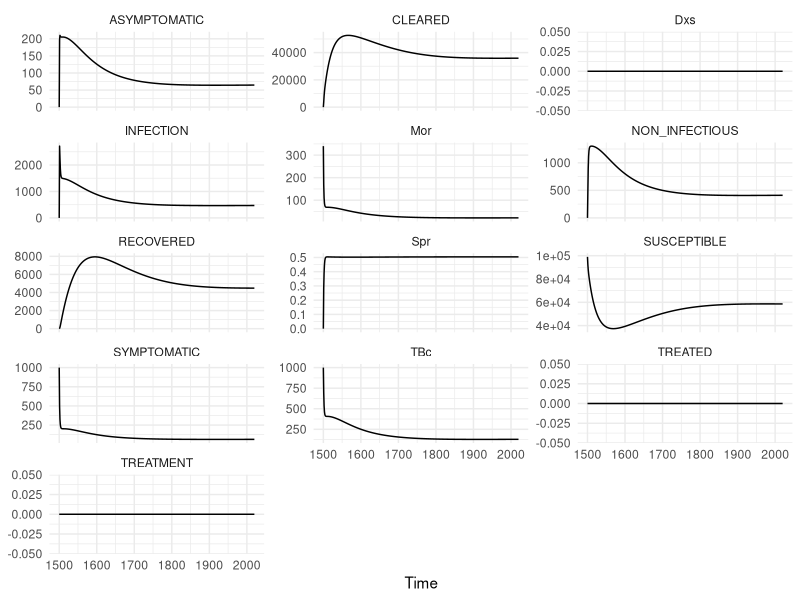

This figure's R source:
# Compartmental TB model (LSHTM ODE).
#
# State and parameter names are aligned with the agent-based tbsim.TB class.
# CLEARED is split into three sub-states (CLEARED, RECOVERED, TREATED) so the
# pathway-specific reinfection multiplier can be applied. Treatment dynamics
# (theta, phi, delta) are off by default; enable explicitly to model a
# post-treatment-era period.
#
# Originally adapted from Alvaro Schwalb's ACF model:
# https://github.com/aschwalbc/ACF-VN/blob/main/scripts/02_fit.R#L64

# Install dependencies if needed
if (!requireNamespace("deSolve", quietly = TRUE)) {
  install.packages("deSolve", repos = "https://cloud.r-project.org")
}
if (!requireNamespace("ggplot2", quietly = TRUE)) {
  install.packages("ggplot2", repos = "https://cloud.r-project.org")
}
library(deSolve) # Solvers for ordinary differential equations
library(ggplot2) # Plotting

# Parameters (aligned with tbsim.TB defaults; treatment off by default)
parms = c(
  # Transmission
  beta        = 9,    # Contact (per person/year). Different semantics than tbsim.TB beta.
  trans_asymp = 0.82, # Relative infectiousness, ASYMPTOMATIC vs SYMPTOMATIC (formerly kappa)

  # Reinfection multipliers on FOI for each cleared sub-state
  rr_reinfection_cleared = 1.0,  # CLEARED   (cleared from latent INFECTION)
  rr_reinfection_rec     = 0.21, # RECOVERED (recovered from NON_INFECTIOUS) — formerly pi
  rr_reinfection_treat   = 3.15, # TREATED   (completed TREATMENT)            — formerly rho

  # From INFECTION (latent)
  inf_cle = 1.90, # INFECTION -> CLEARED
  inf_non = 0.16, # INFECTION -> NON_INFECTIOUS
  inf_asy = 0.06, # INFECTION -> ASYMPTOMATIC

  # From NON_INFECTIOUS
  non_rec = 0.18, # NON_INFECTIOUS -> RECOVERED
  non_asy = 0.25, # NON_INFECTIOUS -> ASYMPTOMATIC

  # From ASYMPTOMATIC
  asy_non = 1.66, # ASYMPTOMATIC -> NON_INFECTIOUS
  asy_sym = 0.88, # ASYMPTOMATIC -> SYMPTOMATIC

  # From SYMPTOMATIC
  sym_asy  = 0.54, # SYMPTOMATIC -> ASYMPTOMATIC
  sym_dead = 0.34, # SYMPTOMATIC -> DEAD (constant)

  # Treatment (off by default; set theta > 0 to enable)
  theta = 0.0, # Diagnosis rate, SYMPTOMATIC -> TREATMENT
  phi   = 0.0, # Treatment failure, TREATMENT -> SYMPTOMATIC
  delta = 2)   # Treatment completion, TREATMENT -> TREATED (6-month duration)

# Define the model
ode <- function(parms, start_time = 1500, end_time = 2020) {

  # Static parameters
  N <- 1e5  # Population size (held constant)
  mu <- 1/70 # Background mortality rate

  des <- function(time, state, parms) {

    with(as.list(c(state, parms)), {

      foi <- (beta / N) * ((trans_asymp * ASYMPTOMATIC) + SYMPTOMATIC)

      dSUSCEPTIBLE    <- (mu * N) + (sym_dead * SYMPTOMATIC) - (foi * SUSCEPTIBLE) - (mu * SUSCEPTIBLE)
      dINFECTION      <- (foi * (SUSCEPTIBLE +
                                 (rr_reinfection_cleared * CLEARED) +
                                 (rr_reinfection_rec     * RECOVERED) +
                                 (rr_reinfection_treat   * TREATED))) -
                         ((inf_cle + inf_non + inf_asy + mu) * INFECTION)
      dCLEARED        <- (inf_cle * INFECTION) - (foi * rr_reinfection_cleared * CLEARED) - (mu * CLEARED)
      dRECOVERED      <- (non_rec * NON_INFECTIOUS) - (foi * rr_reinfection_rec * RECOVERED) - (mu * RECOVERED)
      dNON_INFECTIOUS <- (inf_non * INFECTION) + (asy_non * ASYMPTOMATIC) -
                         ((non_rec + non_asy + mu) * NON_INFECTIOUS)
      dASYMPTOMATIC   <- (inf_asy * INFECTION) + (non_asy * NON_INFECTIOUS) + (sym_asy * SYMPTOMATIC) -
                         ((asy_non + asy_sym + mu) * ASYMPTOMATIC)
      dSYMPTOMATIC    <- (asy_sym * ASYMPTOMATIC) - (sym_asy * SYMPTOMATIC) -
                         (theta * SYMPTOMATIC) + (phi * TREATMENT) -
                         (sym_dead * SYMPTOMATIC) - (mu * SYMPTOMATIC)
      dTREATMENT      <- (theta * SYMPTOMATIC) - (phi * TREATMENT) - (delta * TREATMENT) - (mu * TREATMENT)
      dTREATED        <- (delta * TREATMENT) - (foi * rr_reinfection_treat * TREATED) - (mu * TREATED)

      return(list(c(
        dSUSCEPTIBLE, dINFECTION, dCLEARED, dRECOVERED, dNON_INFECTIOUS,
        dASYMPTOMATIC, dSYMPTOMATIC, dTREATMENT, dTREATED),
        TBc = (ASYMPTOMATIC + SYMPTOMATIC),                                   # TB prevalence
        Mor = (sym_dead * SYMPTOMATIC),                                       # TB mortality
        Dxs = (theta * SYMPTOMATIC),                                          # TB notifications
        Spr = ifelse((ASYMPTOMATIC + SYMPTOMATIC) > 0,                        # Proportion asymptomatic
                     ASYMPTOMATIC / (ASYMPTOMATIC + SYMPTOMATIC), 0)))
    })
  }

  yini <- c(SUSCEPTIBLE    = 1e5 - 1e3,
            INFECTION      = 0,
            CLEARED        = 0,
            RECOVERED      = 0,
            NON_INFECTIOUS = 0,
            ASYMPTOMATIC   = 0,
            SYMPTOMATIC    = 1e3,
            TREATMENT      = 0,
            TREATED        = 0)

  times <- seq(start_time, end_time, by = 1)
  out <- deSolve::ode(yini, times, des, parms)
  return(out)
}

# Run ODE model
out <- ode(parms)
times <- out[, 1]
states <- out[, -1]
state_names <- colnames(states)

# Plot results
df <- data.frame(
  time = rep(times, times = ncol(states)),
  variable = rep(state_names, each = length(times)),
  value = c(states)
)
plt <- ggplot(df, aes(x = time, y = value)) +
  geom_line() +
  facet_wrap(~ variable, scales = "free_y", ncol = 3) +
  labs(x = "Time", y = NULL) +
  theme_minimal()

print(plt)
